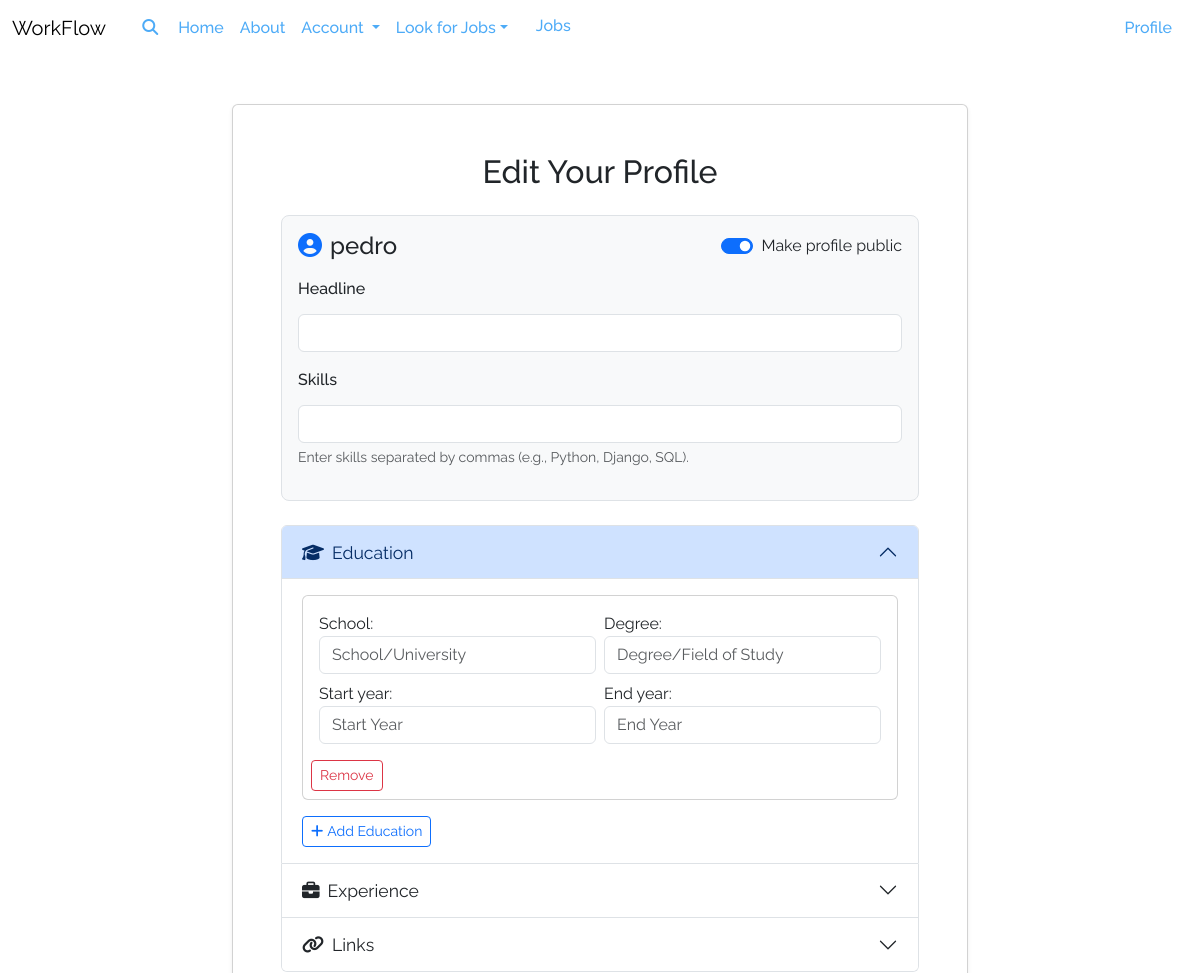
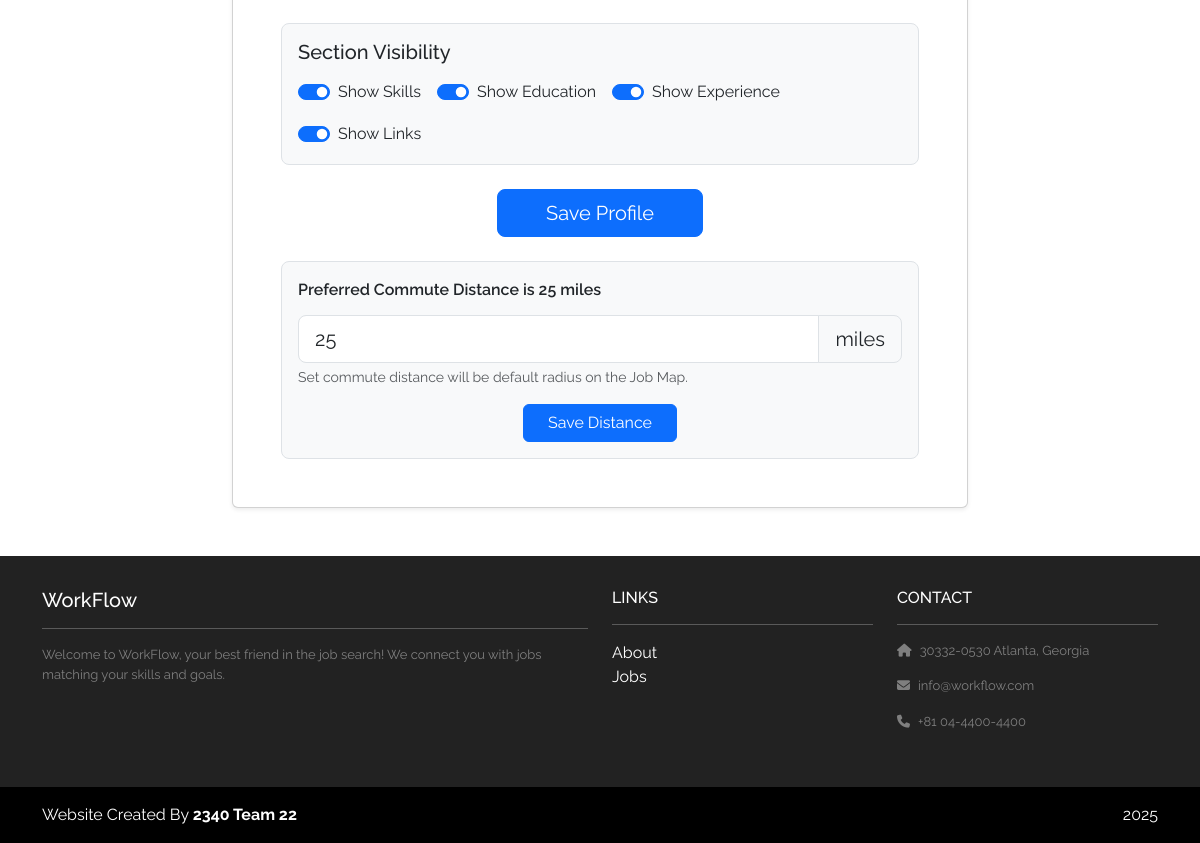
Page /profiles/me/edit/ (signed in) on the committed database (2 pictures, top to bottom).
### accounts/models.py (models this page shows, shortened)
class CustomUser(AbstractUser):
    class Roles(models.TextChoices):
        SEEKER = 'SEEKER', 'Seeker'
        RECRUITER = 'RECRUITER', 'Recruiter'
    role = models.CharField(max_length=10, choices=Roles.choices)
    @property
    def is_seeker(self):
        return self.role == self.Roles.SEEKER
    @property
    def is_recruiter(self):
        return self.role == self.Roles.RECRUITER

### profiles/models.py (models this page shows, shortened)
class Profile(models.Model):
    user = models.OneToOneField(User, on_delete=models.CASCADE, related_name='profile')
    headline = models.CharField(max_length=255, blank=True)
    skills = models.TextField(blank=True, help_text='Comma-separated skills')
    is_public = models.BooleanField(default=True)
    show_skills = models.BooleanField(default=True)
    show_education = models.BooleanField(default=True)
    show_experience = models.BooleanField(default=True)
    show_links = models.BooleanField(default=True)

### profiles/views.py (the view)
# urls.py: path("me/edit/", views.profile_edit, name="edit"),
@login_required
def profile_edit(request):
    profile, created = Profile.objects.get_or_create(user=request.user)
    if request.method == "POST":
        form = ProfileForm(request.POST, instance=profile)
        edu_fs = EducationFormSet(request.POST, instance=profile)
        exp_fs = ExperienceFormSet(request.POST, instance=profile)
        link_fs = LinkFormSet(request.POST, instance=profile)
        if (
            form.is_valid()
            and edu_fs.is_valid()
            and exp_fs.is_valid()
            and link_fs.is_valid()
        ):
            form.save()
            edu_fs.save()
            exp_fs.save()
            link_fs.save()
            return redirect("profiles:detail", username=request.user.username)
    else:
        form = ProfileForm(instance=profile)
        edu_fs = EducationFormSet(instance=profile)
        exp_fs = ExperienceFormSet(instance=profile)
        link_fs = LinkFormSet(instance=profile)
        try:
            city_preference = CityPreference.objects.get(user=request.user)
        except CityPreference.DoesNotExist:
            city_preference = CityPreference.objects.create(
                user=request.user, selected_city="N/A", radius_miles=25
            )
    return render(
        request,
        "profiles/profile_form.html",
        {
            "form": form,
            "edu_fs": edu_fs,
            "exp_fs": exp_fs,
            "link_fs": link_fs,
            "miles": city_preference.radius_miles,
        },
    )

### profiles/forms.py
class ProfileForm(forms.ModelForm):
    class Meta:
        model = Profile
        fields = ['headline', 'skills', 'is_public', 'show_skills', 'show_education', 'show_experience', 'show_links']
        widgets = {
            'headline': forms.TextInput(attrs={'class': 'form-control'}),
            'skills': forms.TextInput(attrs={'class': 'form-control'}),
            'is_public': forms.CheckboxInput(attrs={'class': 'form-check-input'}),
            'show_skills': forms.CheckboxInput(attrs={'class': 'form-check-input'}),
            'show_education': forms.CheckboxInput(attrs={'class': 'form-check-input'}),
            'show_experience': forms.CheckboxInput(attrs={'class': 'form-check-input'}),
            'show_links': forms.CheckboxInput(attrs={'class': 'form-check-input'}),
        }

### profiles/templates/profiles/profile_form.html (shortened to what this page needs)
{% extends 'base.html' %}
{% load static %}
{% block content %}
<div class="container my-5">
  <div class="row justify-content-center">
    <div class="col-lg-10 col-xl-8">
      <div class="card shadow-sm">
        <div class="card-body p-4 p-md-5">
          <h2 class="card-title text-center mb-4">Edit Your Profile</h2>
          <form method="post" id="profile-form">
            <div class="p-3 mb-4 bg-light rounded-3 border">
              <div class="d-flex justify-content-between align-items-center mb-3">
                <h4 class="mb-0">
                  <i class="fas fa-user-circle me-2 text-primary"></i>{{ request.user.username }}
                </h4>
                <div class="form-check form-switch">
                  {{ form.is_public }}
                  <label class="form-check-label" for="{{ form.is_public.id_for_label }}">Make profile public</label>
                </div>
              </div>
              <div class="mb-3">
                <label for="{{ form.headline.id_for_label }}" class="form-label">Headline</label>
                {{ form.headline }}
              </div>
              <div class="mb-3">
                <label for="{{ form.skills.id_for_label }}" class="form-label">Skills</label>
                {{ form.skills }}
                <div class="form-text">Enter skills separated by commas (e.g., Python, Django, SQL).</div>
              </div>
            </div>
            <div class="accordion" id="profile-formsets">
              <div class="accordion-item">
                <h2 class="accordion-header" id="heading-edu">
                  <button class="accordion-button" type="button" data-bs-toggle="collapse" data-bs-target="#collapse-edu" aria-expanded="true" aria-controls="collapse-edu">
                    <i class="fas fa-graduation-cap me-2"></i>Education
                  </button>
                </h2>
                <div id="collapse-edu" class="accordion-collapse collapse show" aria-labelledby="heading-edu">
                  <div class="accordion-body">
                    <div id="educations">
                      {% for form in edu_fs %}
                        <div class="formset-row card mb-3">
                          <div class="card-body">
                            <div class="row g-2">
                              <div class="col-md-6">{{ form.school.label_tag }} {{ form.school }}</div>
                              <div class="col-md-6">{{ form.degree.label_tag }} {{ form.degree }}</div>
                              <div class="col-md-6">{{ form.start_year.label_tag }} {{ form.start_year }}</div>
                              <div class="col-md-6">{{ form.end_year.label_tag }} {{ form.end_year }}</div>
                            </div>
                            <button type="button" class="btn btn-sm btn-outline-danger mt-2 remove-row">Remove</button>
                          </div>
                        </div>
                      {% endfor %}
                    </div>
                    <button type="button" id="add-edu" class="btn btn-sm btn-outline-primary"><i class="fas fa-plus me-1"></i>Add Education</button>
                  </div>
                </div>
              </div>
              <div class="accordion-item">
                <h2 class="accordion-header" id="heading-exp">
                  <button class="accordion-button collapsed" type="button" data-bs-toggle="collapse" data-bs-target="#collapse-exp" aria-expanded="false" aria-controls="collapse-exp">
                    <i class="fas fa-briefcase me-2"></i>Experience
                  </button>
                </h2>
              </div>
              <div class="accordion-item">
                <h2 class="accordion-header" id="heading-links">
                  <button class="accordion-button collapsed" type="button" data-bs-toggle="collapse" data-bs-target="#collapse-links" aria-expanded="false" aria-controls="collapse-links">
                    <i class="fas fa-link me-2"></i>Links
                  </button>
                </h2>
              </div>
            </div>
            <div class="mt-4 p-3 bg-light rounded-3 border">
                <h5 class="mb-3">Section Visibility</h5>
                <div class="d-flex flex-wrap gap-3">
                    <div class="form-check form-switch">{{ form.show_skills }} <label for="{{ form.show_skills.id_for_label }}" class="form-check-label">Show Skills</label></div>
                    <div class="form-check form-switch">{{ form.show_education }} <label for="{{ form.show_education.id_for_label }}" class="form-check-label">Show Education</label></div>
                    <div class="form-check form-switch">{{ form.show_experience }} <label for="{{ form.show_experience.id_for_label }}" class="form-check-label">Show Experience</label></div>
                    <div class="form-check form-switch">{{ form.show_links }} <label for="{{ form.show_links.id_for_label }}" class="form-check-label">Show Links</label></div>
                </div>
            </div>
            <div class="text-center mt-4">
              <button type="submit" class="btn btn-primary btn-lg px-5">Save Profile</button>
            </div>
          </form>
          <form method="post" action="{% url 'jobmap.update_distance' %}">
            <div class="mt-4 p-3 bg-light rounded-3 border">
              <div class="mb-3">
                <label for="preferred_distance" class="form-label fw-semibold">
                  Preferred Commute Distance is {{miles}} miles
                </label>
                <div class="input-group input-group-lg">
                  <input
                    type="number"
                    name="preferred_distance"
                    id="preferred_distance"
                    class="form-control"
                    placeholder="Enter distance"
                    min="0"
                    step="0.1"
                    required
                    value={{miles}}
                  >
                  <span class="input-group-text">miles</span>
                </div>
                <div class="form-text">
                  Set commute distance will be default radius on the Job Map.
                </div>
              </div>
              <div class="text-center mt-3">
                <button type="submit" class="btn btn-primary px-4">Save Distance</button>
              </div>
            </div>
          </form>
        </div>
      </div>
    </div>
  </div>
</div>
{% endblock %}

### jobproject/static/style.css (style rules this page uses)
.text-primary { color: #1e3a8a !important; }

### jobproject/templates/base.html (style rules this page uses)
html, body { height: 100%; margin: 0; }
body { display: flex; flex-direction: column; min-height: 100vh; font-family: 'Raleway', sans-serif; }

### profiles/templates/profiles/profile_form.html (style rules this page uses)
.form-label { font-weight: 500; margin-bottom: 0.8rem; }
.accordion-button { font-size: 1.1rem; }
.formset-row .card-body { position: relative; }
.formset-row .remove-row { position: relative; top: 0.5rem; right: 0.5rem; }
.form-check-label { cursor: pointer; }

### rows in the picture
CustomUser: user.username "pedro"
Profile: is_public "☑", show_skills "☑", show_education "☑", show_experience "☑", show_links "☑"

### other values in the picture
{{ miles }} "25"
